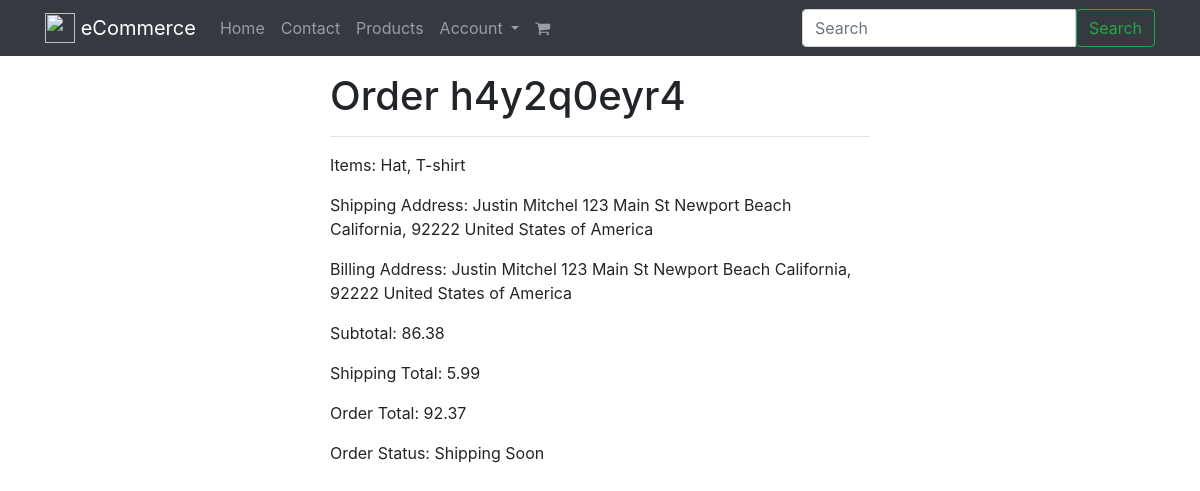
The app's page /orders/h4y2q0eyr4/ (signed in) with its own data.
### orders/models.py (models this page shows, shortened)
class Order(models.Model):
    billing_profile     = models.ForeignKey(BillingProfile, null=True, blank=True)
    order_id            = models.CharField(max_length=120, blank=True) # AB31DE3
    shipping_address    = models.ForeignKey(Address, related_name="shipping_address",null=True, blank=True)
    billing_address     = models.ForeignKey(Address, related_name="billing_address", null=True, blank=True)
    shipping_address_final    = models.TextField(blank=True, null=True)
    billing_address_final     = models.TextField(blank=True, null=True)
    cart                = models.ForeignKey(Cart)
    status              = models.CharField(max_length=120, default='created', choices=ORDER_STATUS_CHOICES)
    shipping_total      = models.DecimalField(default=5.99, max_digits=100, decimal_places=2)
    total               = models.DecimalField(default=0.00, max_digits=100, decimal_places=2)
    active              = models.BooleanField(default=True)
    updated             = models.DateTimeField(auto_now=True)
    timestamp           = models.DateTimeField(auto_now_add=True)
    objects = OrderManager()
    class Meta:
       ordering = ['-timestamp', '-updated']
    def get_status(self):
        if self.status == "refunded":
            return "Refunded order"
        elif self.status == "shipped":
            return "Shipped"
        return "Shipping Soon"

### products/models.py (models this page shows, shortened)
class Product(models.Model):
    title           = models.CharField(max_length=120)
    slug            = models.SlugField(blank=True, unique=True)
    description     = models.TextField()
    price           = models.DecimalField(decimal_places=2, max_digits=20, default=39.99)
    image           = models.ImageField(upload_to=upload_image_path, null=True, blank=True)
    featured        = models.BooleanField(default=False)
    active          = models.BooleanField(default=True)
    timestamp       = models.DateTimeField(auto_now_add=True)
    is_digital      = models.BooleanField(default=False) # User Library
    objects = ProductManager()
    def __str__(self):
        return self.title

### carts/models.py (models this page shows, shortened)
class Cart(models.Model):
    user        = models.ForeignKey(User, null=True, blank=True)
    products    = models.ManyToManyField(Product, blank=True)
    subtotal    = models.DecimalField(default=0.00, max_digits=100, decimal_places=2)
    total       = models.DecimalField(default=0.00, max_digits=100, decimal_places=2)
    updated     = models.DateTimeField(auto_now=True)
    timestamp   = models.DateTimeField(auto_now_add=True)
    objects = CartManager()

### orders/views.py (the view)
# urls.py: url(r'^(?P<order_id>[0-9A-Za-z]+)/$', OrderDetailView.as_view(), name='detail'),
class OrderDetailView(LoginRequiredMixin, DetailView):
    def get_object(self):
        qs = Order.objects.by_request(
                    self.request
                ).filter(
                    order_id = self.kwargs.get('order_id')
                )
        if qs.count() == 1:
            return qs.first()
        raise Http404

### billing/models.py (called while the page is built)
    def new_or_get(self, request):
        user = request.user
        guest_email_id = request.session.get('guest_email_id')
        created = False
        obj = None
        if user.is_authenticated():
            obj, created = self.model.objects.get_or_create(
                            user=user, email=user.email)
        elif guest_email_id is not None:
            'guest user checkout; auto reloads payment stuff'
            guest_email_obj = GuestEmail.objects.get(id=guest_email_id)
            obj, created = self.model.objects.get_or_create(
                                            email=guest_email_obj.email)
        else:
            pass
        return obj, created

### orders/models.py (called while the page is built)
    def by_request(self, request):
        billing_profile, created = BillingProfile.objects.new_or_get(request)
        return self.filter(billing_profile=billing_profile)

    def get_queryset(self):
        return OrderManagerQuerySet(self.model, using=self._db)

    def by_request(self, request):
        return self.get_queryset().by_request(request)

### products/models.py (called while the page is built)
    def active(self):
        return self.filter(active=True)

    def get_queryset(self):
        return ProductQuerySet(self.model, using=self._db)

    def all(self):
        return self.get_queryset().active()

### orders/templates/orders/order_detail.html
{% extends "base.html" %}
{% block content %}
 <div class='row'>
    <div class='col-12 col-md-6 mx-auto'>
         <h1>Order {{ object.order_id }}</h1>
          <hr/>
    </div>
</div>
<div class='row'>
    <div class='col-12 col-md-6 mx-auto'>
<p>Items: {% for product in object.cart.products.all %}{{ product }}{% if not forloop.last %}, {% endif %}{% endfor %}</p>
<p>Shipping Address: {{ object.shipping_address_final }}</p>
<p>Billing Address: {{ object.billing_address_final }}</p>
<p>Subtotal: {{ object.cart.total }}</p>
<p>Shipping Total: {{ object.shipping_total }}</p>
<p>Order Total: {{ object.total }}</p>
<p>Order Status: {{ object.get_status }}</p>
</div>
{% endblock %}

### records on screen
Order: order_id "h4y2q0eyr4", shipping_address_final "Justin Mitchel 123 Main St Newport Beach California, 92222 United States of America", billing_address_final "Justin Mitchel 123 Main St Newport Beach California, 92222 United States of America", cart.total "86.38", shipping_total "5.99", total "92.37", get_status "Shipping Soon"
Product: title "Hat"
Product: title "T-shirt"

### other values on screen
{{ brand_name }} "eCommerce"
